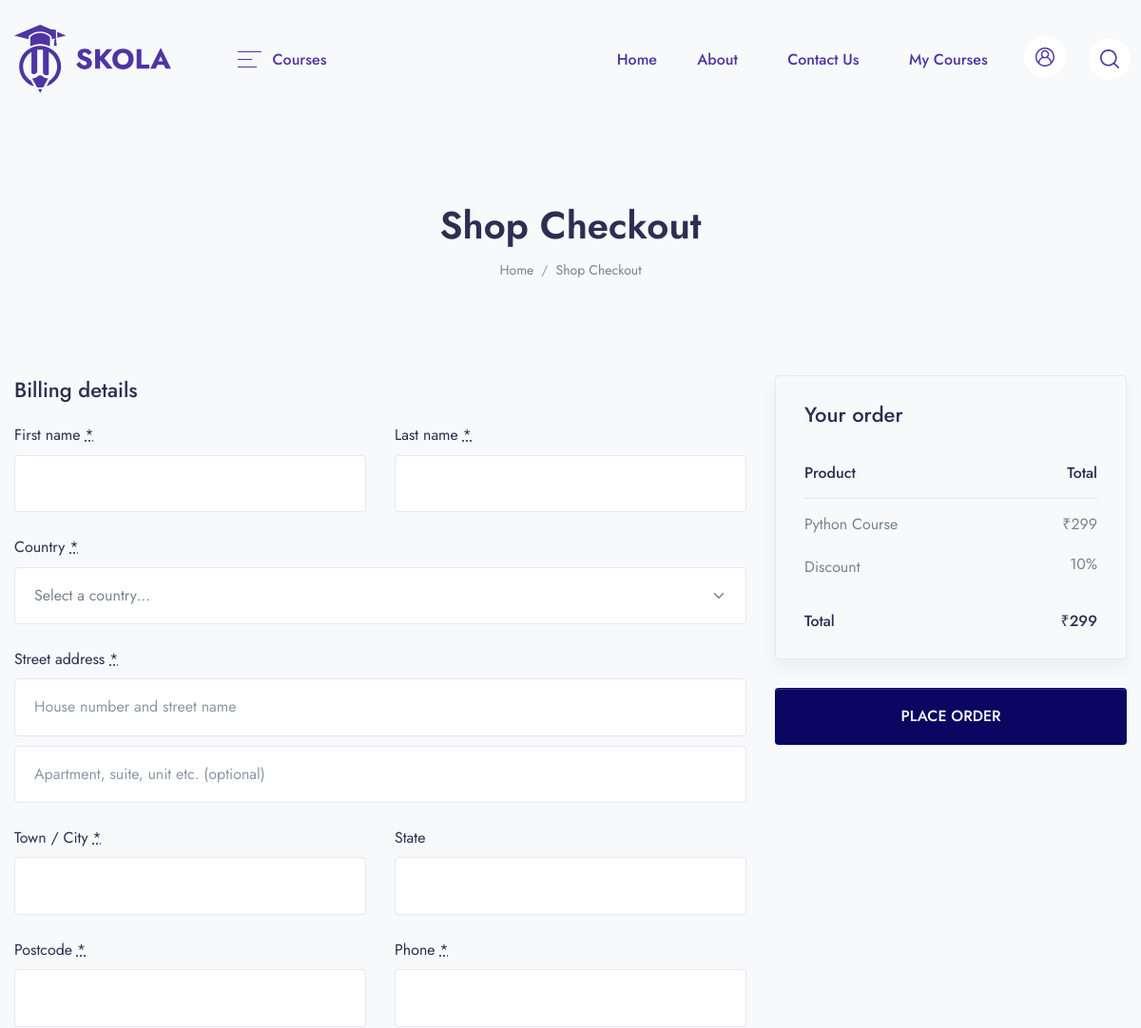
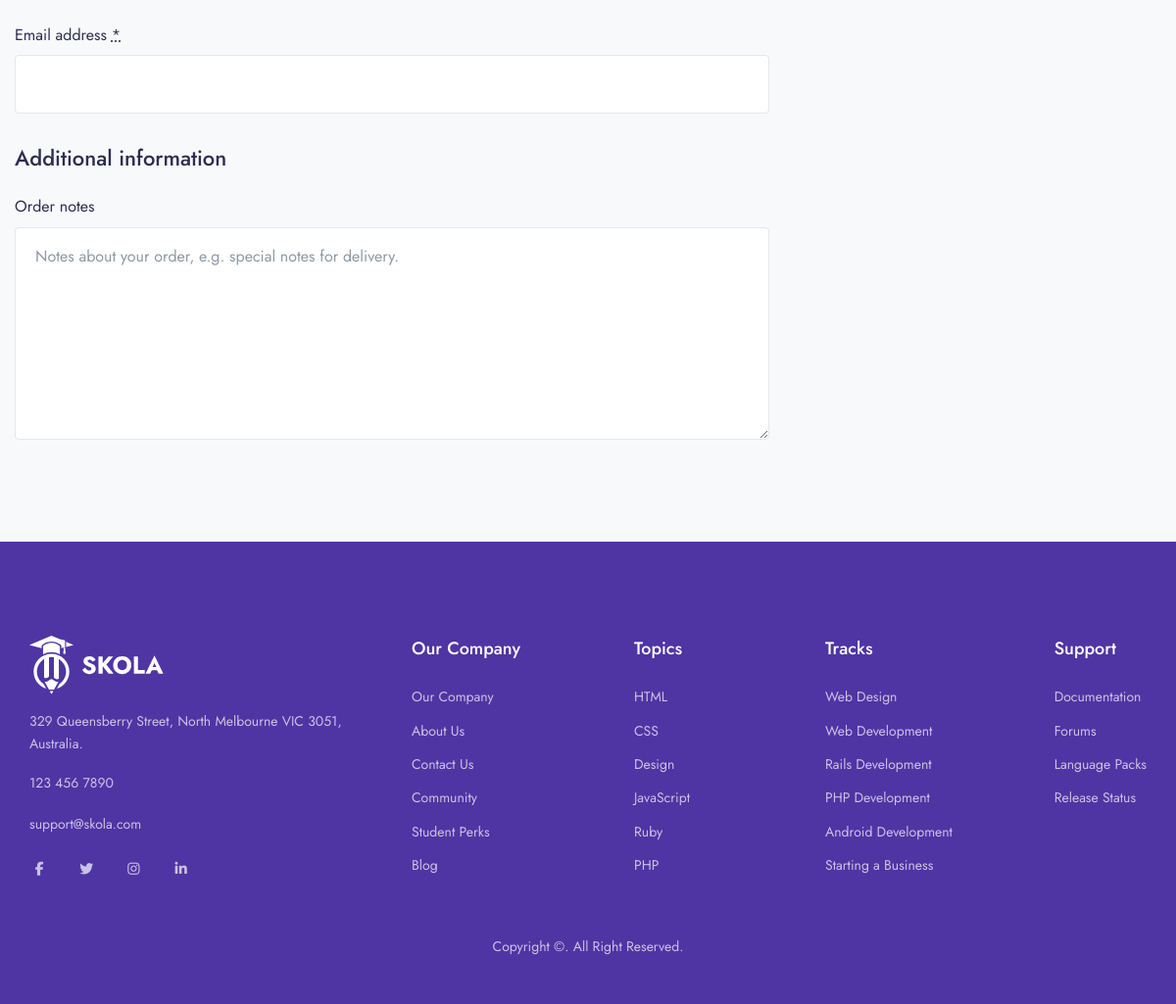
/checkout/python-course-3-2, run on the app's committed database (2 pictures, top to bottom).
### schoolapp/models.py (models this page shows, shortened)
class Course(models.Model):
    STATUS = (
        ('PUBLISH','PUBLISH'),
        ('DRAFT', 'DRAFT'),
    )
    featured_image = models.ImageField(upload_to="Media/featured_img",null=True)
    featured_video = models.CharField(max_length=300,null=True)
    title = models.CharField(max_length=500)
    created_at = models.DateField(auto_now_add=True)
    author = models.ForeignKey(Author,on_delete=models.CASCADE,null=True)
    category = models.ForeignKey(Categories,on_delete=models.CASCADE)
    level =models.ForeignKey(Level,on_delete=models.CASCADE,null=True)
    description = models.TextField()
    price = models.IntegerField(null=True,default=0)
    discount = models.IntegerField(null=True)
    language =models.ForeignKey(Language,on_delete=models.CASCADE,null=True)
    Deadline = models.CharField(max_length=100,null=True)
    slug = models.SlugField(default='', max_length=500, null=True, blank=True)
    status = models.CharField(choices=STATUS,max_length=100,null=True)
    Certificate = models.CharField(null=True,max_length=100)

### schoolapp/views.py (the view, shortened to what this page needs)
# urls.py: path('checkout/<slug:slug>',views.checkout,name='checkout') ,
def checkout(req ,slug):
    course = Course.objects.get(slug = slug)
    action =req.GET.get('action')
    order = None
    context ={
        'course':course,
        'order':order,
    }
    return render(req,'Main/checkout.html',context)

### schoolapp/templates/Main/checkout.html (shortened to what this page needs)
{% extends 'base.html' %}
{% load static %}
{% block content %}
    <header class="py-8 py-md-10" style="background-image: none;">
        <div class="container text-center py-xl-2">
            <h1 class="display-4 fw-semi-bold mb-0">Shop Checkout</h1>
            <nav aria-label="breadcrumb">
                <ol class="breadcrumb breadcrumb-scroll justify-content-center">
                    <li class="breadcrumb-item">
                        <a class="text-gray-800" href="#">
                            Home
                        </a>
                    </li>
                    <li class="breadcrumb-item text-gray-800 active" aria-current="page">
                        Shop Checkout
                    </li>
                </ol>
            </nav>
        </div>
    </header>
    <div class="container pb-6 pb-xl-10">
        <form method="post" class="checkout woocommerce-checkout" action="?action=create_payment" >
            <div class="col2-set" id="customer_details">
                <div class="col-1">
                    <div class="woocommerce-billing-fields">
                        <h3>Billing details</h3>
                        <div class="woocommerce-billing-fields__field-wrapper">
                            <p class="form-row form-row-first validate-required woocommerce-invalid woocommerce-invalid-required-field" id="billing_first_name_field" data-priority="10">
                                <label for="first_name" class="">First name <abbr class="required" title="required">*</abbr></label>
                                <input type="text" class="input-text " name="first_name" id="first_name" placeholder="" value="{{user.first_name}}" autocomplete="given-name" autofocus="autofocus">
                            </p>
                            <p class="form-row form-row-last validate-required" id="billing_last_name_field" data-priority="20">
                                <label for="billing_last_name" class="">Last name <abbr class="required" title="required">*</abbr></label>
                                <input type="text" class="input-text " name="last_name" id="billing_last_name" placeholder="" value="{{user.last_name}}" autocomplete="family-name">
                            </p>
                            <p class="form-row form-row-wide address-field update_totals_on_change validate-required woocommerce-validated" id="billing_country_field" data-priority="40">
                                <label for="billing_country" class="">Country <abbr class="required" title="required">*</abbr></label>
                                <select name="country" id="billing_country" class="country_to_state country_select  select2-hidden-accessible" autocomplete="country" tabindex="-1" aria-hidden="true" required>
                                    <option value="">Select a country…</option>
                                </select>
                            </p>
                            <p class="form-row form-row-wide address-field validate-required" id="billing_address_1_field" data-priority="50">
                                <label for="billing_address_1" class="">Street address <abbr class="required" title="required">*</abbr></label>
                                <input type="text" class="input-text " name="address_1" id="billing_address_1" placeholder="House number and street name" value="" autocomplete="address-line1" required>
                            </p>
                            <p class="form-row form-row-wide address-field" id="billing_address_2_field" data-priority="60">
                                <input type="text" class="input-text " name="address_2" id="billing_address_2" placeholder="Apartment, suite, unit etc. (optional)" value="" autocomplete="address-line2">
                            </p>
                            <p class="form-row form-row-wide address-field validate-required" id="billing_city_field" data-priority="70" data-o_class="form-row form-row-wide address-field validate-required">
                                <label for="billing_city" class="">Town / City <abbr class="required" title="required">*</abbr></label>
                                <input type="text" class="input-text " name="city" id="billing_city" placeholder="" value="" autocomplete="address-level2" required>
                            </p>
                            <p class="form-row form-row-wide address-field validate-state" id="billing_state_field" data-priority="80" data-o_class="form-row form-row-wide address-field validate-state">
                                <label for="billing_state" class="">State</label>
                                <input type="text" name="state" class="input-text " value="" placeholder="" name="billing_state" id="billing_state" autocomplete="address-level1" required>
                            </p>
                            <p class="form-row form-row-wide address-field validate-postcode validate-required" id="billing_postcode_field" data-priority="90" data-o_class="form-row form-row-wide address-field validate-required validate-postcode">
                                <label for="billing_postcode" class="">Postcode <abbr class="required" title="required">*</abbr></label>
                                <input type="text" class="input-text " name="postcode" id="billing_postcode" placeholder="" value="" autocomplete="postal-code" required>
                            </p>
                            <p class="form-row form-row-first validate-required validate-phone" id="billing_phone_field" data-priority="100">
                                <label for="billing_phone" class="">Phone <abbr class="required" title="required">*</abbr></label>
                                <input type="tel" class="input-text " name="phone" id="billing_phone" placeholder="" value="" autocomplete="tel" required>
                            </p>
                            <p class="form-row form-row-last validate-required validate-email" id="billing_email_field" data-priority="110">
                                <label for="billing_email" class="">Email address <abbr class="required" title="required">*</abbr></label>
                                <input type="email" class="input-text " name="billing_email" id="billing_email" placeholder="" value="{{user.email}}" autocomplete="email" required>
                            </p>
                        </div>
                    </div>
                </div>
                <div class="col-2">
                    <div class="woocommerce-additional-fields">
                        <h3>Additional information</h3>
                        <div class="woocommerce-additional-fields__field-wrapper">
                            <p class="form-row notes" id="order_comments_field" data-priority=""><label for="order_comments" class="">Order notes</label><textarea name="order_comments" class="input-text " id="order_comments" placeholder="Notes about your order, e.g. special notes for delivery." rows="7" cols="5"></textarea></p>
                        </div>
                    </div>
                </div>
            </div>
            <div id="order_review" class="woocommerce-checkout-review-order">
                <div class="woocommerce-checkout-review-order-inner">
                    <h3 id="order_review_heading">Your order</h3>
                    <table class="shop_table woocommerce-checkout-review-order-table">
                        <thead>
                            <tr>
                                <th class="product-name">Product</th>
                                <th class="product-total">Total</th>
                            </tr>
                        </thead>
                        <tbody>
                            <tr class="cart_item">
                                <td class="product-name">
                                    {{course.title}}
                                </td>
                                <td class="product-total">
                                    <span class="woocommerce-Price-amount amount">
                                        <span class="woocommerce-Price-currencySymbol">₹</span>
                                        {{course.price}}
                                    </span>
                                </td>
                            </tr>
                            <tr class="cart_item">
                                <td class="product-name">
                                    Discount
                                </td>
                                <td class="product-total">
                                    <span class="woocommerce-Price-amount amount">
                                        {{course.discount}}%
                                    </span>
                                </td>
                            </tr>
                        </tbody>
                        <tfoot>
                            <tr class="order-total">
                                <th>Total</th>
                                <td><strong><span class="woocommerce-Price-amount amount"><span class="woocommerce-Price-currencySymbol">₹</span>{{course.price}}</span></strong> </td>
                            </tr>
                        </tfoot>
                    </table>
                </div>
                <div id="payment" class="woocommerce-checkout-payment">
                    <div class="form-row place-order">
                        <button type="submit"  class="btn btn-primary btn-block">
                            PLACE ORDER
                        </button>
                    </div>
                </div>
            </div>
        </form>
    </div>
{%endblock%}

### data on the page
Course: title "Python Course", price "299", discount "10"
